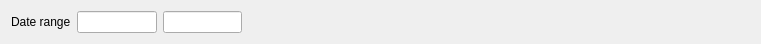
<?xml version="1.0" encoding="UTF-8"?>
<ui version="4.0">
 <class>FInhouseDetailBalance</class>
 <widget class="QWidget" name="FInhouseDetailBalance">
  <property name="geometry">
   <rect>
    <x>0</x>
    <y>0</y>
    <width>761</width>
    <height>41</height>
   </rect>
  </property>
  <property name="windowTitle">
   <string>Form</string>
  </property>
  <layout class="QHBoxLayout" name="horizontalLayout">
   <item>
    <widget class="QLabel" name="label">
     <property name="text">
      <string>Date range</string>
     </property>
    </widget>
   </item>
   <item>
    <widget class="EDateEdit" name="deStart">
     <property name="maximumSize">
      <size>
       <width>80</width>
       <height>16777215</height>
      </size>
     </property>
    </widget>
   </item>
   <item>
    <widget class="EDateEdit" name="deEnd">
     <property name="maximumSize">
      <size>
       <width>80</width>
       <height>16777215</height>
      </size>
     </property>
    </widget>
   </item>
   <item>
    <spacer name="horizontalSpacer">
     <property name="orientation">
      <enum>Qt::Horizontal</enum>
     </property>
     <property name="sizeHint" stdset="0">
      <size>
       <width>508</width>
       <height>20</height>
      </size>
     </property>
    </spacer>
   </item>
  </layout>
 </widget>
 <customwidgets>
  <customwidget>
   <class>EDateEdit</class>
   <extends>QLineEdit</extends>
   <header location="global">edateedit.h</header>
  </customwidget>
 </customwidgets>
 <resources/>
 <connections/>
</ui>
